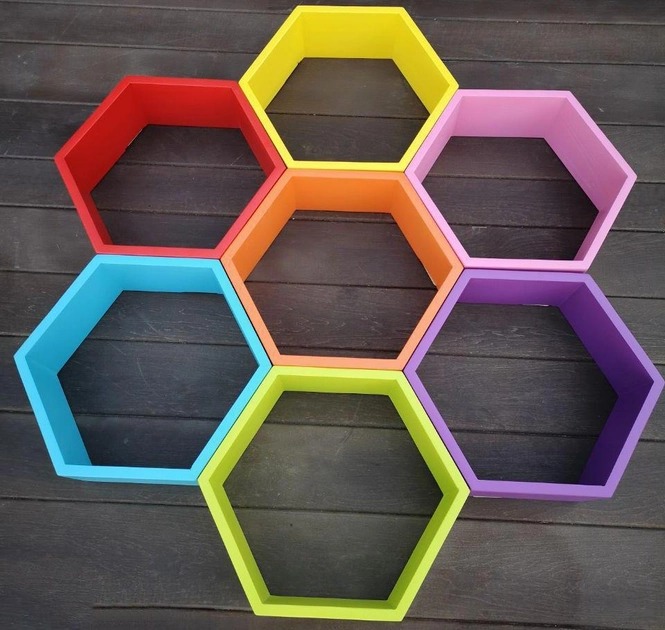
#> input picture lab 5/img_2.png, 665 x 630 px; its folder holds 3 pictures in this run
$ python 'lab5 (2).py'
#> lines starting #> are read from the running program, lines starting #| are printed output that depends on the picture; after the words box and inside, x2 and y2 are one past the last pixel; in counts of white or black regions, pixels touching at a corner belong together
import cv2
import numpy as np
from matplotlib import pyplot as plt


def image_read(FileIm):
#> called with FileIm = 'img_2.png'
    image = cv2.imread(FileIm)
#> image is the input picture: shape (630, 665, 3); mean B, G, R 82, 88.1, 99.9
    plt.imshow(image)
    plt.show()
    return image


def image_processing(image):
    gray = cv2.cvtColor(image, cv2.COLOR_BGR2GRAY)
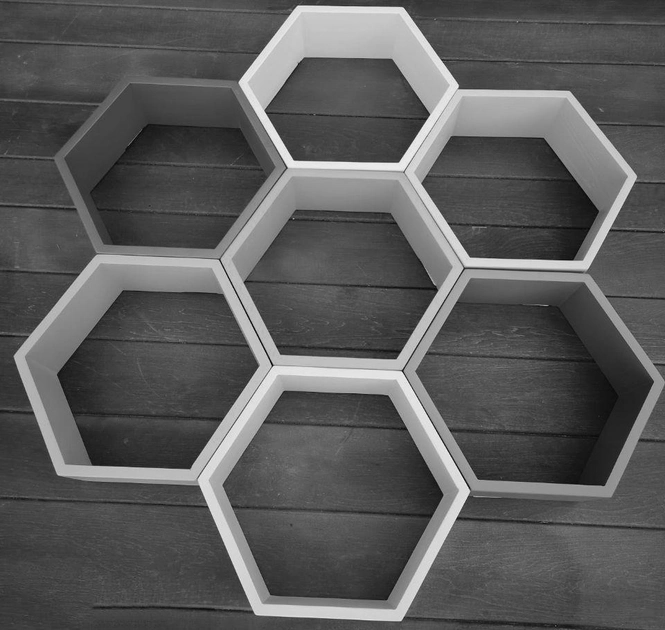
#> gray: shape (630, 665); min 3, max 246, mean 90.9
    gray = cv2.GaussianBlur(gray, (7, 7), 1)
    clahe = cv2.createCLAHE(clipLimit=1, tileGridSize=(8, 8))
    enhanced_image = clahe.apply(gray)
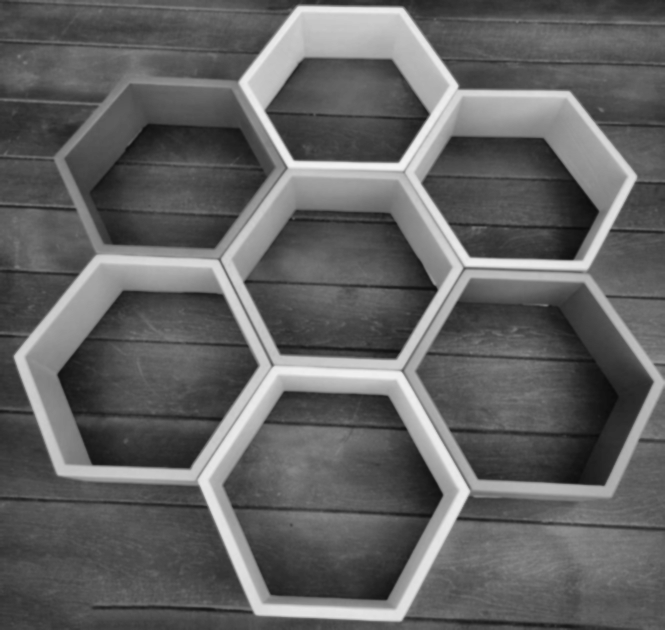
#> enhanced_image: shape (630, 665); min 12, max 243, mean 98.4
    edged = cv2.Canny(enhanced_image, 40, 250)
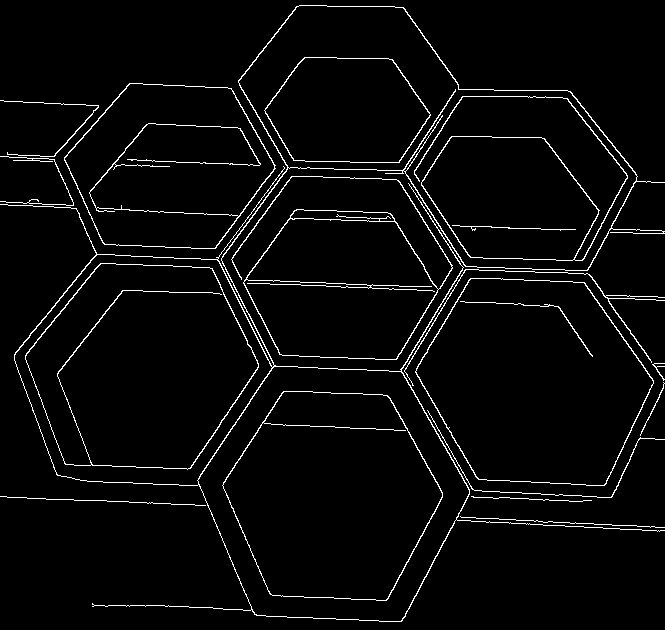
#> edged: shape (630, 665); 3.5% white in thin lines or dots
    kernel = cv2.getStructuringElement(cv2.MORPH_RECT, (2, 2))
    closed = cv2.morphologyEx(edged, cv2.MORPH_CLOSE, kernel)
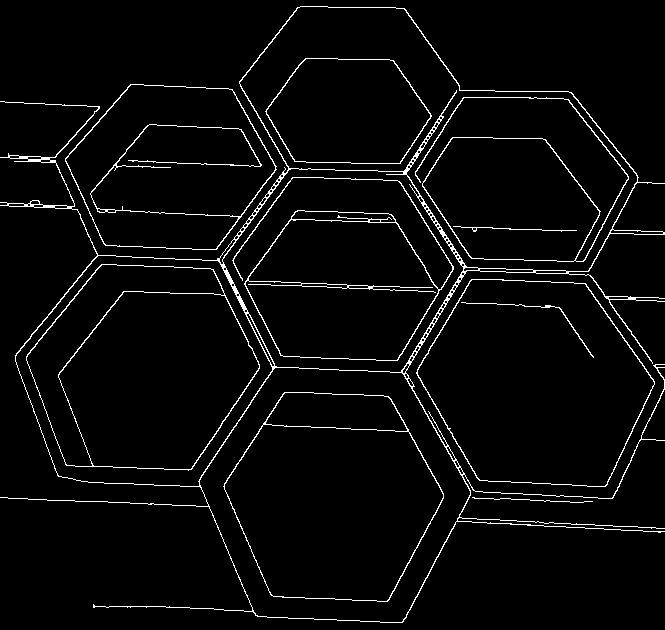
#> closed: shape (630, 665); 3.6% white in thin lines or dots
    plt.imshow(closed)
    plt.show()
    return closed


def distance_between_points(point1, point2):
    x1, y1 = point1
    x2, y2 = point2
    distance = np.sqrt((x2 - x1) ** 2 + (y2 - y1) ** 2)
    return distance


def image_contours(image_entrance, min_distance=50):
#> called with min_distance = 50
    cnts, _ = cv2.findContours(image_entrance.copy(), cv2.RETR_LIST, cv2.CHAIN_APPROX_SIMPLE)
#> cnts = 123 contours, 77 with area under 20; largest, box (x1, y1, x2, y2) and area: (0, 6, 665, 623) 192961, (239, 6, 638, 272) 58006, (199, 367, 471, 623) 51368, (15, 255, 273, 487) 43902, (416, 279, 655, 487) 36365

    filtered_cnts = []
    filtered_centers = []

    for c in cnts:
        if cv2.contourArea(c) > 60:
            epsilon = 0.02 * cv2.arcLength(c, True)
            approx = cv2.approxPolyDP(c, epsilon, True)
            if len(approx) == 6:
                center = (int(np.mean(approx[:, 0, 0])), int(np.mean(approx[:, 0, 1])))
                if not any(distance_between_points(center, fc) < min_distance for fc in filtered_centers):
                    filtered_centers.append(center)
                    filtered_cnts.append(c)
#> this loop made 123 passes
#> epsilon on passes 7, 10, 31, 38, 39, 48, 51: 14.47, 17.72, 12.66, 14.89, 14.92, 14.75, 16.36
#> (epsilon, approx) on passes 6, 22, 35, 42, 43, 61: (6.64, [[265, 422], [285, 392], [383, 395], [407, 430]]), (2.61, [[247, 313], [273, 366]]), (1.96, [[301, 284], [346, 284], [347, 287]]), (1.31, [[535, 271], [565, 270], [566, 272], [536, 273]]), (2.25, [[479, 269], [533, 271]]), (2.24, [[610, 231], [663, 233]])
#> after the loop, filtered_centers = [(332, 506), (158, 376), (534, 379), (510, 198), (170, 164), (349, 111)]; filtered_cnts = 6 contours; box (x1, y1, x2, y2) and area: (417, 279, 655, 487) 36136, (224, 424, 444, 602) 29698, (58, 291, 260, 470) 26216, (65, 84, 277, 250) 25775, (422, 137, 600, 262) 16402, (266, 58, 431, 164) 13517

    return filtered_cnts


def image_recognition(image_entrance, image_cont, file_name):
    total = 0
    for c in image_cont:
        cv2.drawContours(image_entrance, [c], -1, (0, 255, 0), 4)
        total += 1

    print("Знайдено {0} шестикутників на зображенні".format(total))
    cv2.imwrite(file_name, image_entrance)
    plt.imshow(image_entrance)
    plt.show()
    return


if __name__ == '__main__':
    images_url = "img_2"
    image_entrance = image_read(f"{images_url}.png")
    image_exit = image_processing(image_entrance)
    image_cont = image_contours(image_exit)
#> image_cont has the same summary as filtered_cnts in image_contours
    image_recognition(image_entrance, image_cont, f"recognition_{images_url}.jpg")
#> the loop in image_recognition, `for c in image_cont:` made 6 passes
#> after the loop in image_recognition, `for c in image_cont:`:
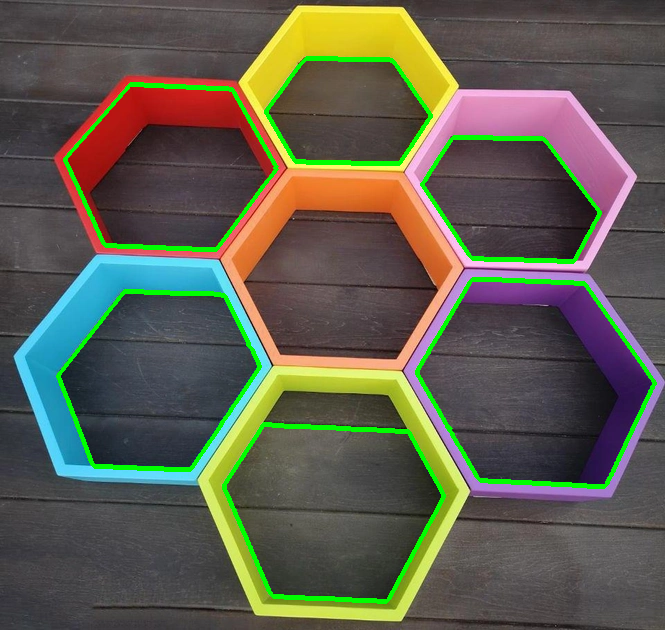
#> image_entrance: shape (630, 665, 3); 3.76% of pixels changed, all inside (x1, y1, x2, y2) = (56, 56, 657, 604)
#> after the loop in image_recognition, `for c in image_cont:`: total = 6
#| Знайдено 6 шестикутників на зображенні
